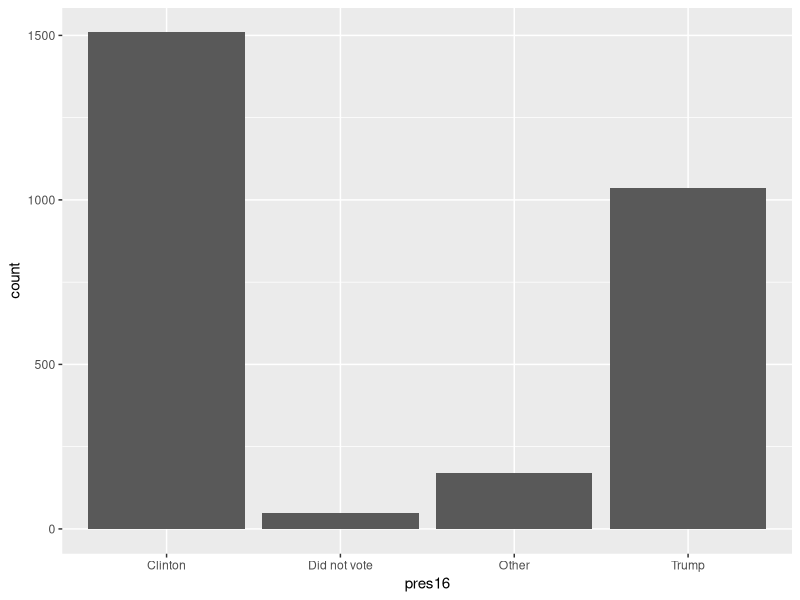

Source code (R):
#### Preamble ####
# Purpose: Prepare the 2021 US GSS data
# Author: SangWoong Lee, Young Suk
# Data: 17 March 2022
# Contact: sangwoong.lee@mail.utoronto.ca, young.suk@mail.utoronto.ca
# License: MIT
# Pre-requisites: 
# - Need to have downloaded the GSS data and saved it to inputs/data


#### Workspace setup ####
# Use R Projects, not setwd().
library(haven)
library(tidyverse)
# Read in the raw data. 
raw_data <- haven::read_dta("gss_analysis/gss2021.dta")

# Just keep some variables that may be of interest (change 
# this depending on your interests)
names(raw_data)

reduced_data <- 
  raw_data %>% 
  select(sexnow1, 
         degree,
         born,
         degree,
         income16,
         raceacs1,
         
         raceacs2,
         raceacs3,
         raceacs4,
         raceacs5,
         raceacs6,
         raceacs7,
         raceacs8,
         raceacs9,
         raceacs10,
         raceacs15,
         raceacs16,
         nateduc,
         natrace,
         natarms,
         natfare,
         natfarey,
         nataidy,
         natsoc,
         pres16) %>% 
  rename(gender = sexnow1,
         born_US = born,
         Family_income = income16,
         nation_education = nateduc,
         nation_arms = natarms,
         nation_race = natrace,
         nation_welfare = natfare,
         Assistance_to_the_poor = natfarey,
         Assistance_to_other_countries = nataidy,
         social_security = natsoc)

rm(raw_data)
# Recode to rename variables in gender according to options from the Codebook 'GSS 2021 Codebook R1b.pdf'.
# The question was Do you describe yourself as male, female, or transgender?
reduced_data <- 
  reduced_data %>% 
  mutate(gender = case_when(
    gender == 1 ~ "Male",
    gender == 2 ~ "Female",
    gender == 3 ~ "Transgender",
    gender == 4 ~ "Other",
  ))
# Recode to rename variables in born_US according to options from the Codebook 'GSS 2021 Codebook R1b.pdf'.
# The question was were you born in this country, US?
reduced_data <- 
  reduced_data %>% 
  mutate(born_US = case_when(
    born_US == 1 ~ "Yes",
    born_US == 2 ~ "No",
  ))
# Recode to rename variables in degree according to options from the Codebook 'GSS 2021 Codebook R1b.pdf'.
# The question was the respondent's degree.
reduced_data <- 
  reduced_data %>% 
  mutate(degree = case_when(
    degree == 0 ~ "Less than high school",
    degree == 1 ~ "High School",
    degree == 2 ~ "Associate College",
    degree == 3 ~ "Bachelors",
    degree == 4 ~ "Graduate"
  ))
# Recode to rename variables in Family_income according to options from the Codebook 'GSS 2021 Codebook R1b.pdf'.
# The question was in which of these groups did your total family income from all souces, fall last year?
# Before taxes.For simplicity, I divided groups into 
# 1) under $10,000
# 2) between $10,000 ~ $19,999
# 3) between $20,000 ~ $39,999
# 4) between $40,000 ~ $59,999
# 5) between $60,000 ~ $89,999
# 6) between $90,000 ~ $129,999
# 7) between $130,000 ~ $169,999
# 8) $170,000 or over
# 9) Refused 
reduced_data <- 
  reduced_data %>% 
  mutate(Family_income = case_when(
    Family_income == 1 ~ "Under $10,000",
    Family_income == 2 ~ "Under $10,000",
    Family_income == 3 ~ "Under $10,000",
    Family_income == 4 ~ "Under $10,000",
    Family_income == 5 ~ "Under $10,000",
    Family_income == 6 ~ "Under $10,000",
    Family_income == 7 ~ "Under $10,000",
    Family_income == 8 ~ "Under $10,000",
    Family_income == 9 ~ "$10,000 ~ $19,999",
    Family_income == 10 ~ "$10,000 ~ $19,999",
    Family_income == 11 ~ "$10,000 ~ $19,999",
    Family_income == 12 ~ "$10,000 ~ $19,999",
    Family_income == 13 ~ "$20,000 ~ $39,999",
    Family_income == 14 ~ "$20,000 ~ $39,999",
    Family_income == 15 ~ "$20,000 ~ $39,999",
    Family_income == 16 ~ "$20,000 ~ $39,999",
    Family_income == 17 ~ "$20,000 ~ $39,999",
    Family_income == 18 ~ "$40,000 ~ $59,999",
    Family_income == 19 ~ "$40,000 ~ $59,999",
    Family_income == 20 ~ "$60,000 ~ $89,999",
    Family_income == 21 ~ "$60,000 ~ $89,999",
    Family_income == 22 ~ "$90,000 ~ $129,999",
    Family_income == 23 ~ "$90,000 ~ $129,999",
    Family_income == 24 ~ "$130,000 ~ $169,999",
    Family_income == 25 ~ "$130,000 ~ $169,999",
    Family_income == 26 ~ "$170,000 or over",
    Family_income == 27 ~ "Refused"
  ))
# Recode to rename variables in nation_education according to options from the Codebook 'GSS 2021 Codebook R1b.pdf'.
# The question was whether US is spending too much, too little, or about the right amount on 
# improving the nation's education system.
# One thing to notice here is that there exists 50.7% of respondents who answered "Not Applicable".
# Unfortunately this falls into "NA". 
reduced_data <- 
  reduced_data %>% 
  mutate(nation_education = case_when(
    nation_education == 1 ~ "Too little",
    nation_education == 2 ~ "About right",
    nation_education == 3 ~ "Too much",
  ))
# Recode to rename variables in nation_race according to options from the Codebook 'GSS 2021 Codebook R1b.pdf'.
# The question was whether US is spending too much, too little, or about the right amount on 
# improving the conditions of Blacks
# Similar to nation education, this has 50.7% of respondents who answered "Not Applicable".
# Unfortunately this falls into "NA". 
reduced_data <- 
  reduced_data %>% 
  mutate(nation_race = case_when(
    nation_race == 1 ~ "Too little",
    nation_race == 2 ~ "About right",
    nation_race == 3 ~ "Too much",
  ))
# Recode to rename variables in nation_arms according to options from the Codebook 'GSS 2021 Codebook R1b.pdf'.
# The question was whether US is spending too much, too little, or about the right amount on 
# The military, armaments, and defense
# Unfortunetly 50.7% of respondents answered "Not Applicable" which falls into "NA".
reduced_data <- 
  reduced_data %>% 
  mutate(nation_arms = case_when(
    nation_arms == 1 ~ "Too little",
    nation_arms == 2 ~ "About right",
    nation_arms == 3 ~ "Too much",
  ))


reduced_data <- reduced_data %>%
  mutate(raceacs1 = if_else(raceacs1 == 1, "white", "")) %>%
  mutate(raceacs2 = if_else(raceacs2 == 1, "black", "")) %>%
  mutate(raceacs3 = if_else(raceacs3 == 1, "asian", "")) %>%
  mutate(raceacs4 = if_else(raceacs4 == 1, "asian", "")) %>%
  mutate(raceacs5 = if_else(raceacs5 == 1, "asian", "")) %>%
  mutate(raceacs6 = if_else(raceacs6 == 1, "asian", "")) %>%
  mutate(raceacs7 = if_else(raceacs7 == 1, "asian", "")) %>%
  mutate(raceacs8 = if_else(raceacs8 == 1, "asian", "")) %>%
  mutate(raceacs9 = if_else(raceacs9 == 1, "asian", "")) %>%
  mutate(raceacs10 = if_else(raceacs10 == 1, "asian", "")) %>%
  mutate(raceacs16 = if_else(raceacs16 == 1, "hispanic", "")) %>%
  mutate(raceacs15 = if_else(raceacs15 == 1, "other", ""))
  
reduced_data$race <- paste(reduced_data$raceacs1, reduced_data$raceacs2, reduced_data$raceacs3,
                           reduced_data$raceacs4, reduced_data$raceacs5, reduced_data$raceacs6, 
                           reduced_data$raceacs7, reduced_data$raceacs8, reduced_data$raceacs9,
                           reduced_data$raceacs10, reduced_data$raceacs15, reduced_data$raceacs16)


# Recode to rename variables in nation_welfare according to options from the Codebook 'GSS 2021 Codebook R1b.pdf'.
# The question was whether US is spending too much, too little, or about the right amount on 
# Welfare
# Unfortunetly 50.7% of respondents answered "Not Applicable" which falls into "NA".
reduced_data <- 
  reduced_data %>% 
  mutate(nation_welfare = case_when(
    nation_welfare == 1 ~ "Too little",
    nation_welfare == 2 ~ "About right",
    nation_welfare == 3 ~ "Too much",
  ))
# Recode to rename variables in Assistance_to_the_poor according to options from the Codebook 'GSS 2021 Codebook R1b.pdf'.
# The question was whether US is spending too much, too little, or about the right amount on 
# assistance to the poor
# Unfortunetly 49.3% of respondents answered "Not Applicable" which falls into "NA".

reduced_data <- 
  reduced_data %>% 
  mutate(Assistance_to_the_poor = case_when(
    Assistance_to_the_poor == 1 ~ "Too little",
    Assistance_to_the_poor == 2 ~ "About right",
    Assistance_to_the_poor == 3 ~ "Too much",
  ))
# Recode to rename variables in Assistance_to_other_countries according to options from the Codebook 'GSS 2021 Codebook R1b.pdf'.
# The question was whether US is spending too much, too little, or about the right amount on 
# assistance to the other countries.
# Unfortunately 49.3% of respondents answered "Not Applicable" which falls into "NA".

reduced_data <- 
  reduced_data %>% 
  mutate(Assistance_to_other_countries = case_when(
    Assistance_to_other_countries == 1 ~ "Too little",
    Assistance_to_other_countries == 2 ~ "About right",
    Assistance_to_other_countries == 3 ~ "Too much",
  ))
# Recode to rename variables in social_security according to options from the Codebook 'GSS 2021 Codebook R1b.pdf'.
# The question was whether US is spending too much, too little, or about the right amount on 
# social security
reduced_data <- 
  reduced_data %>% 
  mutate(social_security = case_when(
    social_security == 1 ~ "Too little",
    social_security == 2 ~ "About right",
    social_security == 3 ~ "Too much",
  ))
# Recode to rename variables in pres16 according to options from the Codebook 'GSS 2021 Codebook R1b.pdf'.
# The question was whether a respondent voted for Hillary Clinton or Donald Trump
reduced_data <- 
  reduced_data %>% 
  mutate(pres16 = case_when(
    pres16 == 1 ~ "Clinton",
    pres16 == 2 ~ "Trump",
    pres16 == 3 ~ "Other",
    pres16 == 4 ~ "Did not vote",
  ))
#race_data <- data.frame(white = sum(reduced_data$raceacs1, na.rm = T), black = sum(reduced_data$raceacs2, na.rm = T),
#                        native_american = sum(reduced_data$raceacs3, na.rm = T),
#                        asian = sum(reduced_data$raceacs4, reduced_data$raceacs5, 
#                     reduced_data$raceacs6, reduced_data$raceacs7, 
#                     reduced_data$raceacs8, reduced_data$raceacs9, 
#                     reduced_data$raceacs10, na.rm = T),
#                     hispanic = sum(reduced_data$raceacs15, na.rm = T),
#                     other = sum(reduced_data$raceacs16, na.rm = T))

reduced_data <- reduced_data[!is.na(reduced_data$pres16), ]
  
reduced_data %>%
  ggplot(aes(x = pres16)) +
  geom_bar()

#### What's next? ####



         